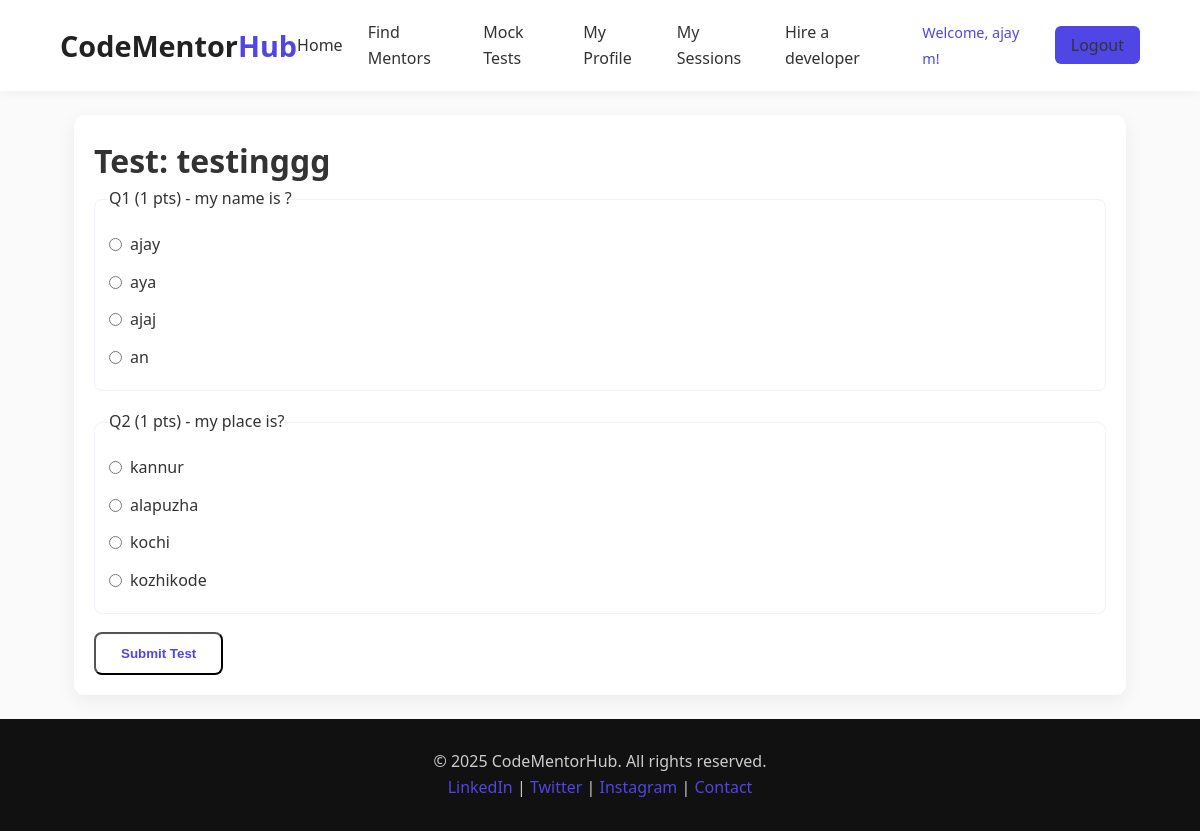
Screenshot of /quiz/2/ (signed in) with the database file from the repository.
### main/models.py (models this page shows, shortened)
class Category(models.Model):
    name = models.CharField(max_length=100, unique=True)
    description = models.TextField(blank=True)
    created_at = models.DateTimeField(auto_now_add=True)
    class Meta:
        ordering = ['name']

class Question(models.Model):
    category = models.ForeignKey(Category, on_delete=models.CASCADE, related_name='questions')
    text = models.TextField()
    marks = models.PositiveIntegerField(default=1)
    created_at = models.DateTimeField(auto_now_add=True)

class Option(models.Model):
    question = models.ForeignKey(Question, on_delete=models.CASCADE, related_name='options')
    text = models.CharField(max_length=500)
    is_correct = models.BooleanField(default=False)

### main/views.py (the view, shortened to what this page needs)
# urls.py: path('quiz/<int:category_id>/', views.take_test, name='take_test'),
@login_required
def take_test(request, category_id):
    category = get_object_or_404(Category, id=category_id)
    questions = category.questions.prefetch_related('options').all()
    return render(request, 'quiz/take_test.html', {'category': category, 'questions': questions})

### templates/quiz/take_test.html (shortened to what this page needs)
<!doctype html>
{% load static %}
<html>
<head>
  <link rel="stylesheet" href="{% static 'css/home.css' %}">
</head>
<body>
  {% include 'partials/header.html' %}
  <main class="container" style="padding:24px;">
    <div class="card">
      <h1>Test: {{ category.name }}</h1>
      <form method="post">
        {% for q in questions %}
          <fieldset class="question-block">
            <legend>Q{{ forloop.counter }} ({{ q.marks }} pts) - {{ q.text }}</legend>
            <div class="options">
              {% for opt in q.options.all %}
                <label class="option-row">
                  <input type="radio" name="q_{{ q.id }}" value="{{ opt.id }}"> <span>{{ opt.text }}</span>
                </label>
              {% endfor %}
            </div>
          </fieldset>
        {% endfor %}
        <div style="margin-top:16px;">
          <button class="btn-primary" type="submit">Submit Test</button>
        </div>
      </form>
    </div>
  </main>
  {% include 'partials/footer.html' %}
</body>
</html>

### templates/partials/header.html (shortened to what this page needs)
{% load static %}
<header class="navbar">
    <div class="logo">CodeMentor<span>Hub</span></div>
    <nav>
        <ul class="nav-links">
            <li><a href="{% url 'home' %}">Home</a></li>
            <li><a href="{% url 'find_mentors' %}">Find Mentors</a></li>
            <li><a href="{% url 'quiz_categories' %}">Mock Tests</a></li>
            {% if user.is_authenticated %}
                <li><a href="{% url 'mentee_profile_view' %}">My Profile</a></li>
                <li><a href="{% url 'mentee_dashboard' %}">My Sessions</a></li>
                <li><a href="{% url 'hire_developer' %}">Hire a developer</a></li>
                <li><span class="welcome-text">Welcome, {{ user.first_name|default:user.username }}!</span></li>
                <li><a href="{% url 'logout' %}" class="btn">Logout</a></li>
            {% else %}
                <li><a href="{% url 'login' %}" class="btn">Login</a></li>
                <li><a href="{% url 'signup' %}" class="btn-secondary">Sign Up</a></li>
            {% endif %}
        </ul>
    </nav>
</header>

### templates/partials/footer.html
<footer class="site-footer">
    <div class="container">
        <p>© 2025 CodeMentorHub. All rights reserved.</p>
        <div class="social-links">
            <a href="#">LinkedIn</a> |
            <a href="#">Twitter</a> |
            <a href="#">Instagram</a> |
            <a href="{% url 'contact' %}">Contact</a>
        </div>
    </div>
</footer>

### main/static/css/home.css (style rules this page uses)
* { margin: 0; padding: 0; box-sizing: border-box; }
body { font-family: 'Segoe UI', Tahoma, Geneva, Verdana, sans-serif; background-color: #fafafa; color: #333; line-height: 1.6; }
a { text-decoration: none; color: inherit; }
.navbar { display: flex; justify-content: space-between; align-items: center; padding: 20px 60px; background: #ffffff; box-shadow: 0 2px 10px rgba(0,0,0,0.05); }
.logo { font-size: 1.8rem; font-weight: bold; color: #222; }
.logo span { color: #4f46e5; }
.nav-links { list-style: none; display: flex; gap: 25px; align-items: center; }
.nav-links a { color: #333; font-weight: 500; }
.welcome-text { color: #4f46e5; font-weight: 500; font-size: 0.9rem; }
.btn { background: #4f46e5; color: #fff; padding: 8px 16px; border-radius: 6px; }
.btn-primary { background: white; color: #4f46e5; padding: 12px 25px; border-radius: 8px; font-weight: bold; }
footer { text-align: center; padding: 30px; background: #111; color: #ccc; }
footer a { color: #4f46e5; }
.container { max-width: 1100px; margin: 0 auto; }
.card { background: #fff; padding: 20px; border-radius: 10px; box-shadow: 0 6px 18px rgba(17,24,39,0.06); }
.question-block { margin-bottom: 18px; padding: 14px; border-radius: 8px; border: 1px solid #eef2ff; }
.option-row { display:flex; align-items:center; gap:8px; padding:6px 0; }
.option-row input { accent-color: #4f46e5; }

### rows the page displays
Category: name "testinggg"
Question: marks "1", text "my name is ?"
Option: text "ajay"
Option: text "aya"
Option: text "ajaj"
Option: text "an"
Question: marks "1", text "my place is?"
Option: text "kannur"
Option: text "alapuzha"
Option: text "kochi"
Option: text "kozhikode"

### other values shown
{{ user.first_name|default:user.username }} "ajay m"
